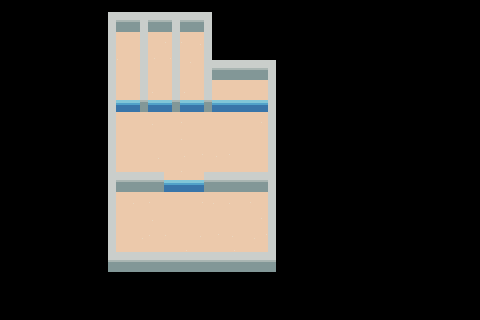

This is a level from a 2D game, rendered from its Tiled map with the project's own tilesets. A one-line summary and the complete map file follow:
An orthogonal 30x20 tile map with 16x16 px tiles, 3 tile layers (Floor, Wall, Wall_small), 3 tilesets.

<map version="1.10" tiledversion="1.10.2" orientation="orthogonal" renderorder="right-down" width="30" height="20" tilewidth="16" tileheight="16" infinite="0" nextlayerid="4" nextobjectid="1">
 <editorsettings>
  <export target="map.lua" format="lua" />
 </editorsettings>
 <tileset firstgid="1" name="walls" tilewidth="16" tileheight="16" tilecount="48" columns="8">
  <image source="walls.png" width="128" height="96" />
  <wangsets>
   <wangset name="Wall" type="mixed" tile="-1">
    <wangcolor name="" color="#ff0000" tile="-1" probability="1" />
    <wangtile tileid="1" wangid="0,0,0,0,0,0,0,1" />
    <wangtile tileid="2" wangid="0,1,0,0,0,0,0,0" />
    <wangtile tileid="3" wangid="0,1,0,0,0,0,0,1" />
    <wangtile tileid="4" wangid="0,0,0,1,0,0,0,0" />
    <wangtile tileid="5" wangid="0,0,0,1,0,0,0,1" />
    <wangtile tileid="6" wangid="0,1,0,1,0,0,0,0" />
    <wangtile tileid="7" wangid="0,1,0,1,0,0,0,1" />
    <wangtile tileid="8" wangid="0,0,0,0,0,1,0,0" />
    <wangtile tileid="9" wangid="0,0,0,0,0,1,0,1" />
    <wangtile tileid="10" wangid="0,1,0,0,0,1,0,0" />
    <wangtile tileid="11" wangid="0,1,0,0,0,1,0,1" />
    <wangtile tileid="12" wangid="0,0,0,1,0,1,0,0" />
    <wangtile tileid="13" wangid="0,0,0,1,0,1,0,1" />
    <wangtile tileid="14" wangid="0,1,0,1,0,1,0,0" />
    <wangtile tileid="15" wangid="0,1,0,1,0,1,0,1" />
    <wangtile tileid="16" wangid="0,0,0,0,0,1,1,1" />
    <wangtile tileid="17" wangid="0,1,0,0,0,1,1,1" />
    <wangtile tileid="18" wangid="0,0,0,1,0,1,1,1" />
    <wangtile tileid="19" wangid="0,1,0,1,0,1,1,1" />
    <wangtile tileid="20" wangid="1,1,0,0,0,0,0,1" />
    <wangtile tileid="21" wangid="1,1,0,1,0,0,0,1" />
    <wangtile tileid="22" wangid="1,1,0,0,0,1,0,1" />
    <wangtile tileid="23" wangid="1,1,0,1,0,1,0,1" />
    <wangtile tileid="24" wangid="0,1,1,1,0,0,0,0" />
    <wangtile tileid="25" wangid="0,1,1,1,0,1,0,0" />
    <wangtile tileid="26" wangid="0,1,1,1,0,0,0,1" />
    <wangtile tileid="27" wangid="0,1,1,1,0,1,0,1" />
    <wangtile tileid="28" wangid="0,0,0,1,1,1,0,0" />
    <wangtile tileid="29" wangid="0,0,0,1,1,1,0,1" />
    <wangtile tileid="30" wangid="0,1,0,1,1,1,0,0" />
    <wangtile tileid="31" wangid="0,1,0,1,1,1,0,1" />
    <wangtile tileid="32" wangid="0,1,1,1,0,1,1,1" />
    <wangtile tileid="33" wangid="1,1,0,1,1,1,0,1" />
    <wangtile tileid="34" wangid="1,1,0,0,0,1,1,1" />
    <wangtile tileid="35" wangid="1,1,0,1,0,1,1,1" />
    <wangtile tileid="36" wangid="1,1,1,1,0,0,0,1" />
    <wangtile tileid="37" wangid="1,1,1,1,0,1,0,1" />
    <wangtile tileid="38" wangid="0,1,1,1,1,1,0,0" />
    <wangtile tileid="39" wangid="0,1,1,1,1,1,0,1" />
    <wangtile tileid="40" wangid="0,0,0,1,1,1,1,1" />
    <wangtile tileid="41" wangid="0,1,0,1,1,1,1,1" />
    <wangtile tileid="42" wangid="1,1,1,1,0,1,1,1" />
    <wangtile tileid="43" wangid="1,1,0,1,1,1,1,1" />
    <wangtile tileid="44" wangid="0,1,1,1,1,1,1,1" />
    <wangtile tileid="45" wangid="1,1,1,1,1,1,0,1" />
    <wangtile tileid="46" wangid="1,1,1,1,1,1,1,1" />
   </wangset>
  </wangsets>
 </tileset>
 <tileset firstgid="49" name="walls_small" tilewidth="16" tileheight="16" tilecount="16" columns="4">
  <image source="walls_small.png" width="64" height="64" />
 </tileset>
 <tileset firstgid="65" name="floor" tilewidth="16" tileheight="16" tilecount="16" columns="4">
  <image source="floor.png" width="64" height="64" />
 </tileset>
 <layer id="3" name="Floor" width="30" height="20">
  <data encoding="csv">
0,0,0,0,0,0,0,0,0,0,0,0,0,0,0,0,0,0,0,0,0,0,0,0,0,0,0,0,0,0,
0,0,0,0,0,0,0,65,0,0,79,80,0,0,0,0,0,0,0,0,0,0,0,0,0,0,0,0,0,0,
0,0,0,0,0,0,0,75,77,77,79,79,67,0,0,0,0,0,0,0,0,0,0,0,0,0,0,0,0,0,
0,0,0,0,0,0,0,72,74,69,69,74,74,0,0,0,0,0,0,0,0,0,0,0,0,0,0,0,0,0,
0,0,0,0,0,0,0,71,71,73,71,78,68,0,0,0,0,0,0,0,0,0,0,0,0,0,0,0,0,0,
0,0,0,0,0,0,0,66,73,67,68,67,75,65,66,68,74,0,0,0,0,0,0,0,0,0,0,0,0,0,
0,0,0,0,0,0,0,68,71,70,65,69,67,76,68,70,76,0,0,0,0,0,0,0,0,0,0,0,0,0,
0,0,0,0,0,0,0,75,75,67,66,79,70,80,66,70,79,0,0,0,0,0,0,0,0,0,0,0,0,0,
0,0,0,0,0,0,0,76,77,75,76,72,75,66,68,66,78,0,0,0,0,0,0,0,0,0,0,0,0,0,
0,0,0,0,0,0,0,66,77,74,75,67,69,67,79,70,80,0,0,0,0,0,0,0,0,0,0,0,0,0,
0,0,0,0,0,0,0,70,73,80,77,72,78,76,77,67,71,0,0,0,0,0,0,0,0,0,0,0,0,0,
0,0,0,0,0,0,0,0,75,77,68,66,73,80,79,0,0,0,0,0,0,0,0,0,0,0,0,0,0,0,
0,0,0,0,0,0,0,73,72,79,78,66,69,72,72,69,78,0,0,0,0,0,0,0,0,0,0,0,0,0,
0,0,0,0,0,0,0,71,73,67,66,71,66,75,68,68,79,0,0,0,0,0,0,0,0,0,0,0,0,0,
0,0,0,0,0,0,0,70,74,72,72,70,67,69,67,74,69,0,0,0,0,0,0,0,0,0,0,0,0,0,
0,0,0,0,0,0,0,71,78,76,67,69,65,76,69,70,75,0,0,0,0,0,0,0,0,0,0,0,0,0,
0,0,0,0,0,0,0,0,0,0,0,0,0,79,78,0,0,0,0,0,0,0,0,0,0,0,0,0,0,0,
0,0,0,0,0,0,0,0,0,0,0,0,0,0,0,0,0,0,0,0,0,0,0,0,0,0,0,0,0,0,
0,0,0,0,0,0,0,0,0,0,0,0,0,0,0,0,0,0,0,0,0,0,0,0,0,0,0,0,0,0,
0,0,0,0,0,0,0,0,0,0,0,0,0,0,0,0,0,0,0,0,0,0,0,0,0,0,0,0,0,0
</data>
 </layer>
 <layer id="1" name="Wall" width="30" height="20">
  <data encoding="csv">
0,0,0,0,0,0,5,29,29,29,29,29,29,9,0,0,0,0,0,0,0,0,0,0,0,0,0,0,0,0,
0,0,0,0,0,0,25,35,37,35,37,35,37,17,0,0,0,0,0,0,0,0,0,0,0,0,0,0,0,0,
0,0,0,0,0,0,25,17,25,17,25,17,25,17,0,0,0,0,0,0,0,0,0,0,0,0,0,0,0,0,
0,0,0,0,0,0,25,17,25,17,25,17,25,41,29,29,29,9,0,0,0,0,0,0,0,0,0,0,0,0,
0,0,0,0,0,0,25,17,25,17,25,17,25,35,21,21,37,17,0,0,0,0,0,0,0,0,0,0,0,0,
0,0,0,0,0,0,25,17,25,17,25,17,25,17,0,0,25,17,0,0,0,0,0,0,0,0,0,0,0,0,
0,0,0,0,0,0,25,17,3,2,3,2,3,2,0,0,25,17,0,0,0,0,0,0,0,0,0,0,0,0,
0,0,0,0,0,0,25,17,0,0,0,0,0,0,0,0,25,17,0,0,0,0,0,0,0,0,0,0,0,0,
0,0,0,0,0,0,25,17,0,0,0,0,0,0,0,0,25,17,0,0,0,0,0,0,0,0,0,0,0,0,
0,0,0,0,0,0,25,17,0,0,0,0,0,0,0,0,25,17,0,0,0,0,0,0,0,0,0,0,0,0,
0,0,0,0,0,0,25,41,29,29,9,0,5,29,29,29,39,17,0,0,0,0,0,0,0,0,0,0,0,0,
0,0,0,0,0,0,25,35,21,21,2,0,3,21,21,21,37,17,0,0,0,0,0,0,0,0,0,0,0,0,
0,0,0,0,0,0,25,17,0,0,0,0,0,0,0,0,25,17,0,0,0,0,0,0,0,0,0,0,0,0,
0,0,0,0,0,0,25,17,0,0,0,0,0,0,0,0,25,17,0,0,0,0,0,0,0,0,0,0,0,0,
0,0,0,0,0,0,25,17,0,0,0,0,0,0,0,0,25,17,0,0,0,0,0,0,0,0,0,0,0,0,
0,0,0,0,0,0,25,41,29,29,29,29,29,29,29,29,39,17,0,0,0,0,0,0,0,0,0,0,0,0,
0,0,0,0,0,0,3,21,21,21,21,21,21,21,21,21,21,2,0,0,0,0,0,0,0,0,0,0,0,0,
0,0,0,0,0,0,0,0,0,0,0,0,0,0,0,0,0,0,0,0,0,0,0,0,0,0,0,0,0,0,
0,0,0,0,0,0,0,0,0,0,0,0,0,0,0,0,0,0,0,0,0,0,0,0,0,0,0,0,0,0,
0,0,0,0,0,0,0,0,0,0,0,0,0,0,0,0,0,0,0,0,0,0,0,0,0,0,0,0,0,0
</data>
 </layer>
 <layer id="2" name="Wall_small" width="30" height="20">
  <data encoding="csv">
0,0,0,0,0,0,0,0,0,0,0,0,0,0,0,0,0,0,0,0,0,0,0,0,0,0,0,0,0,0,
0,0,0,0,0,0,0,0,0,0,0,0,0,0,0,0,0,0,0,0,0,0,0,0,0,0,0,0,0,0,
0,0,0,0,0,0,0,0,0,0,0,0,0,0,0,0,0,0,0,0,0,0,0,0,0,0,0,0,0,0,
0,0,0,0,0,0,0,0,0,0,0,0,0,0,0,0,0,0,0,0,0,0,0,0,0,0,0,0,0,0,
0,0,0,0,0,0,0,0,0,0,0,0,0,0,0,0,0,0,0,0,0,0,0,0,0,0,0,0,0,0,
0,0,0,0,0,0,0,0,0,0,0,0,0,0,0,0,0,0,0,0,0,0,0,0,0,0,0,0,0,0,
0,0,0,0,0,0,0,50,51,50,51,50,51,50,52,52,51,0,0,0,0,0,0,0,0,0,0,0,0,0,
0,0,0,0,0,0,0,0,0,0,0,0,0,0,0,0,0,0,0,0,0,0,0,0,0,0,0,0,0,0,
0,0,0,0,0,0,0,0,0,0,0,0,0,0,0,0,0,0,0,0,0,0,0,0,0,0,0,0,0,0,
0,0,0,0,0,0,0,0,0,0,0,0,0,0,0,0,0,0,0,0,0,0,0,0,0,0,0,0,0,0,
0,0,0,0,0,0,0,0,0,0,0,0,0,0,0,0,0,0,0,0,0,0,0,0,0,0,0,0,0,0,
0,0,0,0,0,0,0,0,0,0,50,52,51,0,0,0,0,0,0,0,0,0,0,0,0,0,0,0,0,0,
0,0,0,0,0,0,0,0,0,0,0,0,0,0,0,0,0,0,0,0,0,0,0,0,0,0,0,0,0,0,
0,0,0,0,0,0,0,0,0,0,0,0,0,0,0,0,0,0,0,0,0,0,0,0,0,0,0,0,0,0,
0,0,0,0,0,0,0,0,0,0,0,0,0,0,0,0,0,0,0,0,0,0,0,0,0,0,0,0,0,0,
0,0,0,0,0,0,0,0,0,0,0,0,0,0,0,0,0,0,0,0,0,0,0,0,0,0,0,0,0,0,
0,0,0,0,0,0,0,0,0,0,0,0,0,0,0,0,0,0,0,0,0,0,0,0,0,0,0,0,0,0,
0,0,0,0,0,0,0,0,0,0,0,0,0,0,0,0,0,0,0,0,0,0,0,0,0,0,0,0,0,0,
0,0,0,0,0,0,0,0,0,0,0,0,0,0,0,0,0,0,0,0,0,0,0,0,0,0,0,0,0,0,
0,0,0,0,0,0,0,0,0,0,0,0,0,0,0,0,0,0,0,0,0,0,0,0,0,0,0,0,0,0
</data>
 </layer>
</map>